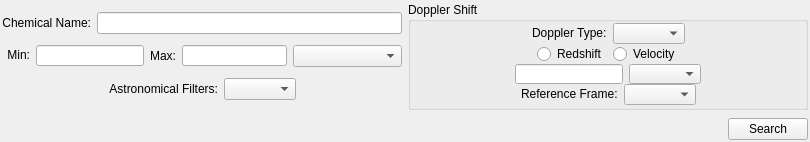
<?xml version="1.0" encoding="UTF-8"?>
<ui version="4.0">
 <class>SearchMoleculesWidget</class>
 <widget class="QWidget" name="searchMoleculesWidget">
  <property name="geometry">
   <rect>
    <x>0</x>
    <y>0</y>
    <width>810</width>
    <height>142</height>
   </rect>
  </property>
  <property name="maximumSize">
   <size>
    <width>16777215</width>
    <height>155</height>
   </size>
  </property>
  <property name="windowTitle">
   <string>SearchMoleculesWidget</string>
  </property>
  <layout class="QVBoxLayout" name="verticalLayout_2">
   <property name="spacing">
    <number>2</number>
   </property>
   <property name="margin">
    <number>2</number>
   </property>
   <item>
    <layout class="QHBoxLayout" name="horizontalLayout_10">
     <item>
      <layout class="QVBoxLayout" name="verticalLayout_3">
       <property name="spacing">
        <number>1</number>
       </property>
       <item>
        <layout class="QHBoxLayout" name="horizontalLayout_4">
         <item>
          <widget class="QLabel" name="searchLabel">
           <property name="sizePolicy">
            <sizepolicy hsizetype="Fixed" vsizetype="Preferred">
             <horstretch>0</horstretch>
             <verstretch>0</verstretch>
            </sizepolicy>
           </property>
           <property name="text">
            <string>&lt;font color='black'&gt;Chemical Name:&lt;/font&gt;</string>
           </property>
           <property name="alignment">
            <set>Qt::AlignRight|Qt::AlignTrailing|Qt::AlignVCenter</set>
           </property>
          </widget>
         </item>
         <item>
          <widget class="QLineEdit" name="searchLineEdit">
           <property name="sizePolicy">
            <sizepolicy hsizetype="Preferred" vsizetype="Fixed">
             <horstretch>0</horstretch>
             <verstretch>0</verstretch>
            </sizepolicy>
           </property>
           <property name="minimumSize">
            <size>
             <width>250</width>
             <height>21</height>
            </size>
           </property>
           <property name="toolTip">
            <string>Enter an (optional) chemical name for the search
such as Ammonia, Carbon Monoxide, Methane,
water, etc.  </string>
           </property>
           <property name="text">
            <string/>
           </property>
          </widget>
         </item>
        </layout>
       </item>
       <item>
        <layout class="QHBoxLayout" name="horizontalLayout_6">
         <item>
          <widget class="QLabel" name="rangeMinLabel">
           <property name="sizePolicy">
            <sizepolicy hsizetype="Fixed" vsizetype="Fixed">
             <horstretch>28</horstretch>
             <verstretch>15</verstretch>
            </sizepolicy>
           </property>
           <property name="minimumSize">
            <size>
             <width>28</width>
             <height>15</height>
            </size>
           </property>
           <property name="text">
            <string>&lt;font color='black'&gt;Min:&lt;/font&gt;</string>
           </property>
           <property name="alignment">
            <set>Qt::AlignRight|Qt::AlignTrailing|Qt::AlignVCenter</set>
           </property>
          </widget>
         </item>
         <item>
          <widget class="QLineEdit" name="rangeMinLineEdit">
           <property name="sizePolicy">
            <sizepolicy hsizetype="Fixed" vsizetype="Fixed">
             <horstretch>0</horstretch>
             <verstretch>0</verstretch>
            </sizepolicy>
           </property>
           <property name="maximumSize">
            <size>
             <width>16777215</width>
             <height>21</height>
            </size>
           </property>
           <property name="toolTip">
            <string>Enter a lower bound for the search range.</string>
           </property>
          </widget>
         </item>
         <item>
          <widget class="QLabel" name="maxLabel">
           <property name="sizePolicy">
            <sizepolicy hsizetype="Fixed" vsizetype="Fixed">
             <horstretch>0</horstretch>
             <verstretch>0</verstretch>
            </sizepolicy>
           </property>
           <property name="text">
            <string>&lt;font color='black'&gt;Max:&lt;/font&gt;</string>
           </property>
           <property name="alignment">
            <set>Qt::AlignRight|Qt::AlignTrailing|Qt::AlignVCenter</set>
           </property>
          </widget>
         </item>
         <item>
          <widget class="QLineEdit" name="rangeMaxLineEdit">
           <property name="sizePolicy">
            <sizepolicy hsizetype="Fixed" vsizetype="Fixed">
             <horstretch>0</horstretch>
             <verstretch>0</verstretch>
            </sizepolicy>
           </property>
           <property name="maximumSize">
            <size>
             <width>105</width>
             <height>21</height>
            </size>
           </property>
           <property name="toolTip">
            <string>Enter an upper bound for the search range.</string>
           </property>
          </widget>
         </item>
         <item>
          <widget class="QComboBox" name="rangeUnitComboBox">
           <property name="sizePolicy">
            <sizepolicy hsizetype="MinimumExpanding" vsizetype="Fixed">
             <horstretch>0</horstretch>
             <verstretch>0</verstretch>
            </sizepolicy>
           </property>
           <property name="toolTip">
            <string>Select the units for the search range.</string>
           </property>
          </widget>
         </item>
        </layout>
       </item>
       <item>
        <layout class="QHBoxLayout" name="horizontalLayout_7">
         <item>
          <spacer name="horizontalSpacer_10">
           <property name="orientation">
            <enum>Qt::Horizontal</enum>
           </property>
           <property name="sizeHint" stdset="0">
            <size>
             <width>40</width>
             <height>20</height>
            </size>
           </property>
          </spacer>
         </item>
         <item>
          <widget class="QLabel" name="label">
           <property name="sizePolicy">
            <sizepolicy hsizetype="Fixed" vsizetype="Fixed">
             <horstretch>0</horstretch>
             <verstretch>0</verstretch>
            </sizepolicy>
           </property>
           <property name="text">
            <string>&lt;font color='black'&gt;Astronomical Filters:&lt;/font&gt;</string>
           </property>
           <property name="alignment">
            <set>Qt::AlignRight|Qt::AlignTrailing|Qt::AlignVCenter</set>
           </property>
          </widget>
         </item>
         <item>
          <widget class="QComboBox" name="astronomicalFilterComboBox">
           <property name="sizePolicy">
            <sizepolicy hsizetype="Preferred" vsizetype="Fixed">
             <horstretch>0</horstretch>
             <verstretch>0</verstretch>
            </sizepolicy>
           </property>
          </widget>
         </item>
         <item>
          <spacer name="horizontalSpacer_11">
           <property name="orientation">
            <enum>Qt::Horizontal</enum>
           </property>
           <property name="sizeHint" stdset="0">
            <size>
             <width>40</width>
             <height>20</height>
            </size>
           </property>
          </spacer>
         </item>
        </layout>
       </item>
      </layout>
     </item>
     <item>
      <widget class="QGroupBox" name="dopplerShiftGroupBox">
       <property name="minimumSize">
        <size>
         <width>371</width>
         <height>100</height>
        </size>
       </property>
       <property name="title">
        <string>Doppler Shift</string>
       </property>
       <layout class="QVBoxLayout" name="verticalLayout">
        <property name="spacing">
         <number>0</number>
        </property>
        <property name="topMargin">
         <number>1</number>
        </property>
        <property name="bottomMargin">
         <number>2</number>
        </property>
        <item>
         <layout class="QHBoxLayout" name="horizontalLayout_9">
          <item>
           <spacer name="horizontalSpacer_8">
            <property name="orientation">
             <enum>Qt::Horizontal</enum>
            </property>
            <property name="sizeHint" stdset="0">
             <size>
              <width>13</width>
              <height>20</height>
             </size>
            </property>
           </spacer>
          </item>
          <item>
           <widget class="QLabel" name="dopplerTypeLabel">
            <property name="text">
             <string>&lt;font color='black'&gt;Doppler Type:&lt;/font&gt;</string>
            </property>
           </widget>
          </item>
          <item>
           <widget class="QComboBox" name="dopplerTypeCombo"/>
          </item>
          <item>
           <spacer name="horizontalSpacer_9">
            <property name="orientation">
             <enum>Qt::Horizontal</enum>
            </property>
            <property name="sizeHint" stdset="0">
             <size>
              <width>40</width>
              <height>20</height>
             </size>
            </property>
           </spacer>
          </item>
         </layout>
        </item>
        <item>
         <layout class="QHBoxLayout" name="horizontalLayout_5">
          <item>
           <spacer name="horizontalSpacer_2">
            <property name="orientation">
             <enum>Qt::Horizontal</enum>
            </property>
            <property name="sizeHint" stdset="0">
             <size>
              <width>18</width>
              <height>20</height>
             </size>
            </property>
           </spacer>
          </item>
          <item>
           <widget class="QRadioButton" name="redshiftRadio">
            <property name="text">
             <string>Redshift</string>
            </property>
           </widget>
          </item>
          <item>
           <widget class="QRadioButton" name="velocityRadio">
            <property name="text">
             <string>Velocity</string>
            </property>
           </widget>
          </item>
          <item>
           <spacer name="horizontalSpacer_3">
            <property name="orientation">
             <enum>Qt::Horizontal</enum>
            </property>
            <property name="sizeHint" stdset="0">
             <size>
              <width>18</width>
              <height>20</height>
             </size>
            </property>
           </spacer>
          </item>
         </layout>
        </item>
        <item>
         <layout class="QHBoxLayout" name="horizontalLayout_3">
          <item>
           <spacer name="horizontalSpacer_4">
            <property name="orientation">
             <enum>Qt::Horizontal</enum>
            </property>
            <property name="sizeHint" stdset="0">
             <size>
              <width>13</width>
              <height>20</height>
             </size>
            </property>
           </spacer>
          </item>
          <item>
           <widget class="QLineEdit" name="dopplerLineEdit">
            <property name="sizePolicy">
             <sizepolicy hsizetype="Fixed" vsizetype="Fixed">
              <horstretch>0</horstretch>
              <verstretch>0</verstretch>
             </sizepolicy>
            </property>
            <property name="toolTip">
             <string>If the redshift of the source is known, it should
be entered here.  The default redshift is zero.</string>
            </property>
           </widget>
          </item>
          <item>
           <widget class="QComboBox" name="dopplerUnitsComboBox">
            <property name="sizePolicy">
             <sizepolicy hsizetype="Preferred" vsizetype="Fixed">
              <horstretch>0</horstretch>
              <verstretch>0</verstretch>
             </sizepolicy>
            </property>
           </widget>
          </item>
          <item>
           <spacer name="horizontalSpacer_5">
            <property name="orientation">
             <enum>Qt::Horizontal</enum>
            </property>
            <property name="sizeHint" stdset="0">
             <size>
              <width>13</width>
              <height>20</height>
             </size>
            </property>
           </spacer>
          </item>
         </layout>
        </item>
        <item>
         <layout class="QHBoxLayout" name="horizontalLayout_8">
          <item>
           <spacer name="horizontalSpacer_6">
            <property name="orientation">
             <enum>Qt::Horizontal</enum>
            </property>
            <property name="sizeHint" stdset="0">
             <size>
              <width>13</width>
              <height>20</height>
             </size>
            </property>
           </spacer>
          </item>
          <item>
           <widget class="QLabel" name="referenceFrameLabel">
            <property name="text">
             <string>&lt;font color='black'&gt;Reference Frame:&lt;/font&gt;</string>
            </property>
           </widget>
          </item>
          <item>
           <widget class="QComboBox" name="referenceFrameCombo"/>
          </item>
          <item>
           <spacer name="horizontalSpacer_7">
            <property name="orientation">
             <enum>Qt::Horizontal</enum>
            </property>
            <property name="sizeHint" stdset="0">
             <size>
              <width>13</width>
              <height>20</height>
             </size>
            </property>
           </spacer>
          </item>
         </layout>
        </item>
       </layout>
      </widget>
     </item>
    </layout>
   </item>
   <item>
    <layout class="QHBoxLayout" name="horizontalLayout">
     <property name="topMargin">
      <number>6</number>
     </property>
     <item>
      <spacer name="horizontalSpacer">
       <property name="orientation">
        <enum>Qt::Horizontal</enum>
       </property>
       <property name="sizeHint" stdset="0">
        <size>
         <width>40</width>
         <height>20</height>
        </size>
       </property>
      </spacer>
     </item>
     <item>
      <widget class="QPushButton" name="searchButton">
       <property name="toolTip">
        <string>Perform a catalogue search using the criteria
specified.</string>
       </property>
       <property name="text">
        <string>Search</string>
       </property>
      </widget>
     </item>
    </layout>
   </item>
  </layout>
 </widget>
 <layoutdefault spacing="6" margin="11"/>
 <resources/>
 <connections/>
</ui>
